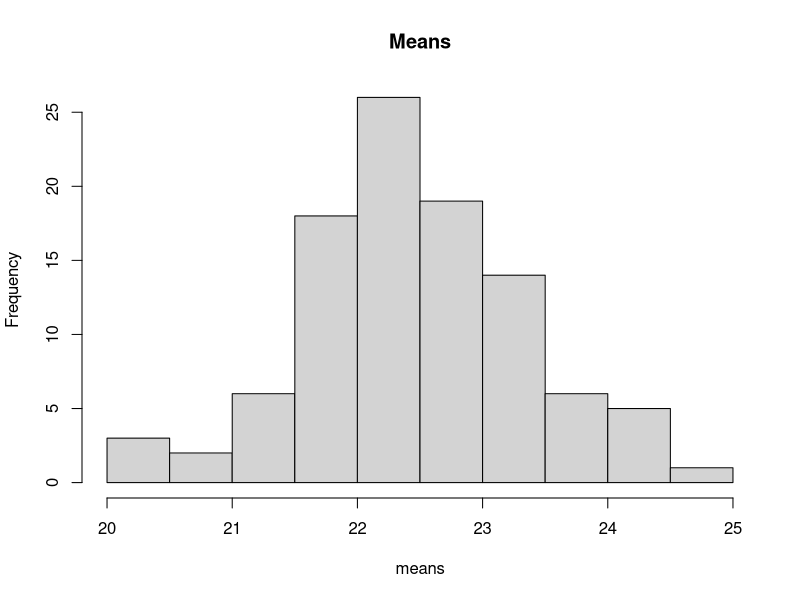
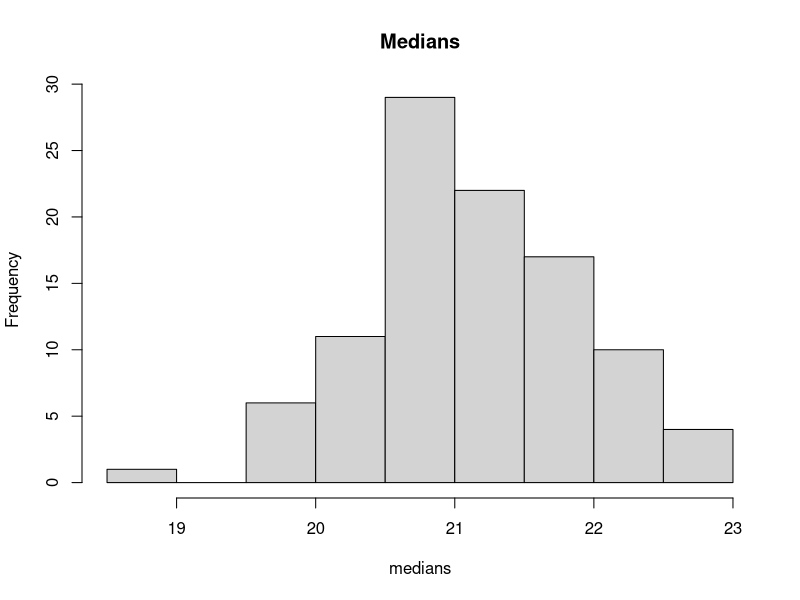

Source code (R) for these figures, in order:
## -------------------------------------------------------------------------------------------------------------------------------------
## a
# It is not a sample, it is the population!
## b
data("Boston", package="MASS")
mean(Boston$medv)     # population/true mean
median(Boston$medv)   # population/true median
## c
n     <- 100
index <- sample(nrow(Boston), replace = TRUE, size=n)
table(index)
sBoston <- Boston[index,]
mean(sBoston$medv)    # sample mean
median(sBoston$medv)  # sample mean
## d
B <- 100
means <- medians <- rep(NA, B)
for (i in 1:B) {
  index <- sample(nrow(Boston), replace = TRUE, size=n)
  sBoston <- Boston[index,]
  means[i] <- mean(sBoston$medv)
  medians[i] <- median(sBoston$medv)
}
old <- par(mfrow=c(1,2))
on.exit(par(old))
hist(means, main="Means")     # random sampling function Xbar
hist(medians, main="Medians") # random sampling function for median
## e
alpha <- 0.05                 # conf level 1-alpha=0.95
c <- qnorm(1-alpha/2)
B <- 50
means <- upper <- lower <- rep(NA, B)
for (i in 1:B) {
  index   <- sample(nrow(Boston), replace = TRUE, size=100)
  sBoston <- Boston[index,]
  means[i] <- mean(sBoston$medv)
  upper[i] <- means[i]+c*sd(sBoston$medv)/sqrt(n)
  lower[i] <- means[i]-c*sd(sBoston$medv)/sqrt(n)
}
m <- mean(Boston$medv)
sum((lower<=m) & (m<=upper))/B
